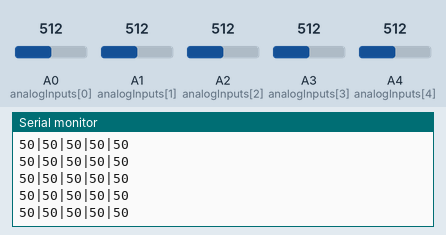
Simulated run of this sketch. Board: Arduino Uno, built with avr-gcc and run on an emulated ATmega328P. Parts: the last lines printed to the serial monitor. The inputs (shaded band) are chosen by the test bench; at power-on: A0 (analogInputs[0]) = 512, A1 (analogInputs[1]) = 512, A2 (analogInputs[2]) = 512, A3 (analogInputs[3]) = 512, A4 (analogInputs[4]) = 512.

Above: at 1.2 s.
1.3 s: A0 (analogInputs[0]) set to 108
At 2.2 s:
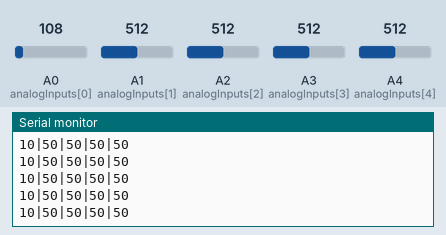
4.3 s: A0 (analogInputs[0]) set to 97
At 5.4 s:
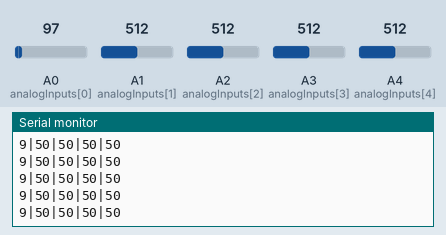
Timing chart, 0 to 7.3 s (numbered marks = the images above; inputs shaded):
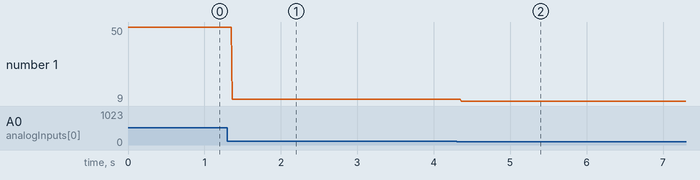

The sketch:

source.ino
```cpp
const int NUMBER_OF_KNOBS = 5;
const int analogInputs[NUMBER_OF_KNOBS] = {A0,A1,A2,A3,A4};

int analogKnobValues[NUMBER_OF_KNOBS];

void setup() {
  // put your setup code here, to run once:
  for(int i = 0; i < NUMBER_OF_KNOBS; i++){
    pinMode(analogInputs[i],INPUT);
  }
  Serial.begin(9600);
}

void loop() {
  // put your main code here, to run repeatedly:
    updateSliderValues();
    sendSliderValues();
    delay(10);
    //printSliderValues();
}

void updateSliderValues(){
  for(int i = 0; i < NUMBER_OF_KNOBS; i++){
    analogKnobValues[i] = analogRead(analogInputs[i]);
  }
}

void sendSliderValues(){
  String builtString = String("");

  for(int i = 0; i < NUMBER_OF_KNOBS; i++){
    builtString += String((int)map(analogKnobValues[i], 0, 1023, 0, 100));

    if(i < NUMBER_OF_KNOBS -1){
      builtString += String("|");
    }
  }

  Serial.println(builtString);
}

void printSliderValues(){
  for(int i = 0; i < NUMBER_OF_KNOBS; i++){
    String printedString = String("Slider #") + String(i+1) + String(": ") + String(analogKnobValues[i]) + String(" mV");
    Serial.write(printedString.c_str());

    if(i< NUMBER_OF_KNOBS - 1){
      Serial.write(" | ");
    } else {
      Serial.write("\n");
    }
  }
}
```

Measured:
- after the input at 1.3 s, the serial monitor: prints a new line after 0.07 s (image 1)
- after the input at 4.3 s, the serial monitor: prints a new line after 0.06 s (image 2)
- plotted number 1: 50 → 10 after the input at 1.3 s, 10 → 9 after the input at 4.3 s
